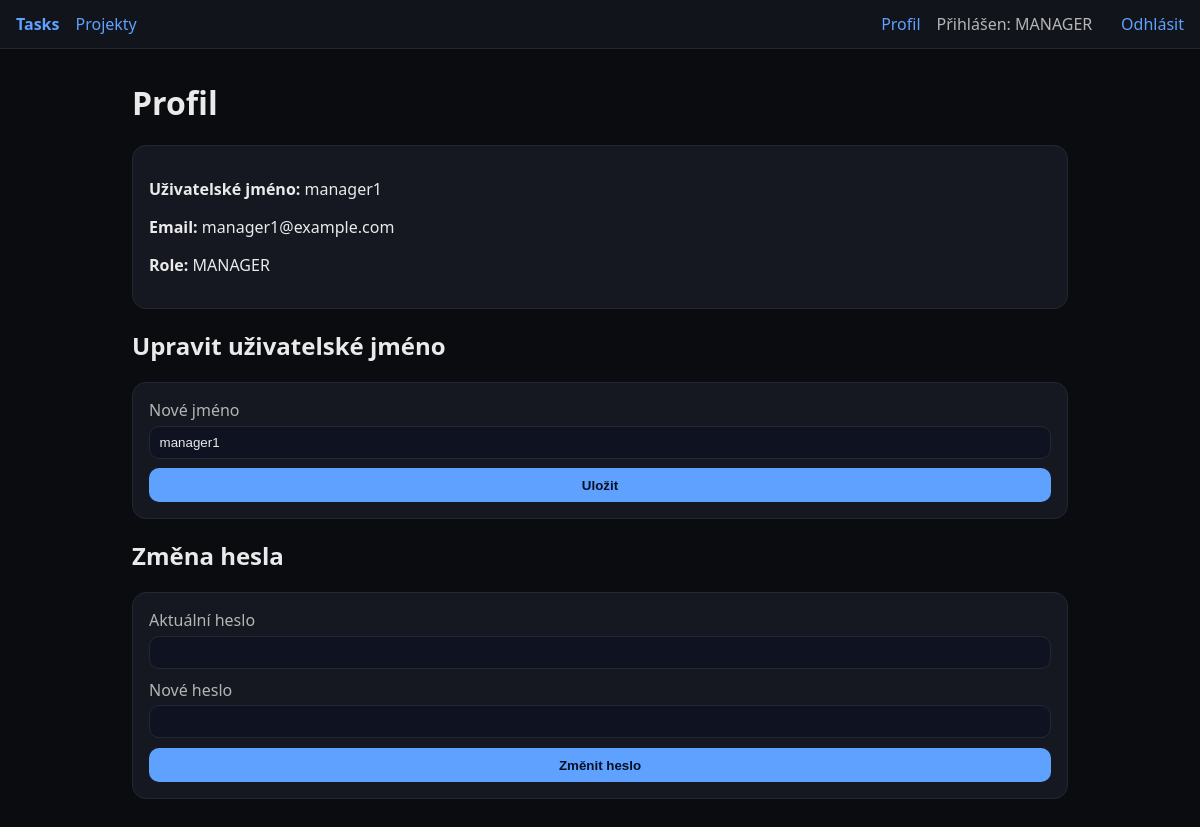
Page /user/profile (signed in) on the committed database.
### app/models.py (models this page shows, shortened)
class Role(Base):
    __tablename__ = "roles"
    role_id: Mapped[int] = mapped_column(Integer, primary_key=True)
    role_name: Mapped[str] = mapped_column(String, unique=True)
    user_links = relationship("UserRole", back_populates="role", cascade="all, delete-orphan")

class User(Base):
    __tablename__ = "users"
    user_id: Mapped[int] = mapped_column(Integer, primary_key=True, index=True)
    email: Mapped[str] = mapped_column(String, unique=True, index=True)
    password_hash: Mapped[str] = mapped_column(String)
    username: Mapped[str] = mapped_column(String, unique=True)
    created_tasks = relationship("Task", back_populates="creator", foreign_keys="Task.created_by", cascade="all, delete-orphan")
    assigned_tasks = relationship("Task", back_populates="assignee", foreign_keys="Task.assigned_to_user_id")
    comments = relationship("Comment", back_populates="author", cascade="all, delete-orphan")
    projects = relationship("Project", back_populates="owner", foreign_keys="Project.created_by", cascade="all, delete-orphan")
    roles = relationship("UserRole", back_populates="user", cascade="all, delete-orphan")
    memberships = relationship("ProjectMember", back_populates="user", cascade="all, delete-orphan")
    member_projects = relationship("Project", secondary="project_members", back_populates="members", viewonly=True)

### app/routers/user.py (the view)
@router.get("/profile", response_class=HTMLResponse)
def profile_form(request: Request, user: User = Depends(current_user)):
    return templates.TemplateResponse("user/profile.html", {"request": request, "user": user})

### templates/user/profile.html (shortened to what this page needs)
{% extends "base.html" %}
{% block content %}
<div class="container mt-4">
    <h1>Profil</h1>
    <div class="card">
        <div class="card-body">
            <p><strong>Uživatelské jméno:</strong> {{ user.username }}</p>
            <p><strong>Email:</strong> {{ user.email }}</p>
            <p><strong>Role:</strong> {{ user.role_names | join(', ') if user.role_names else 'USER' }}</p>
        </div>
    </div>
    <h2>Upravit uživatelské jméno</h2>
    <form method="post" action="/user/profile" class="form">
        <label>Nové jméno <input type="text" name="username" value="{{ user.username }}" required></label>
        <button type="submit">Uložit</button>
    </form>
    <h2>Změna hesla</h2>
    <form method="post" action="/user/password" class="form">
        <label>Aktuální heslo <input type="password" name="old_password" required></label>
        <label>Nové heslo <input type="password" name="new_password" required></label>
        <button type="submit">Změnit heslo</button>
    </form>
</div>
{% endblock %}

### templates/partials/nav.html (shortened to what this page needs)
<nav class="nav">
  <a href="/" class="brand">Tasks</a>
  <a href="/projects">Projekty</a>
  {% set role = request.session.get('role') %}
  {% if request.session.get('user_id') %}
    <a href="/user/profile">Profil</a>
    <span class="muted">Přihlášen: {{ role or 'USER' }}</span>
    <a href="/auth/logout">Odhlásit</a>
  {% else %}
    <a href="/auth/login">Přihlásit</a>
    <a href="/auth/register">Registrovat</a>
  {% endif %}
</nav>

### static/styles.css (style rules this page uses)
:root { --bg:#0b0c10; --card:#151821; --text:#eaeaea; --muted:#b5b5b5; --acc:#5ea1ff; }
* { box-sizing: border-box; }
body { margin:0; font-family: ui-sans-serif, system-ui, -apple-system, Segoe UI, Roboto, Arial; background:var(--bg); color:var(--text); }
a { color: var(--acc); text-decoration: none; }
.container { max-width: 1000px; margin: 2rem auto; padding: 0 1rem; }
.nav { display:flex; gap:1rem; align-items:center; padding: .8rem 1rem; background:#11141b; border-bottom:1px solid #242834; }
.nav .brand { font-weight:700; }
.card { background: var(--card); border:1px solid #242834; border-radius: 14px; padding: 1rem; }
.btn, button { background: var(--acc); color:#041025; border:0; padding:.6rem .9rem; border-radius:10px; cursor:pointer; font-weight:600; }
.form { display:flex; flex-direction: column; gap:.6rem; background: var(--card); border:1px solid #242834; padding:1rem; border-radius:14px; }
label { display:flex; flex-direction: column; gap:.3rem; color: var(--muted); }
input, select, textarea { background:#0f1220; color: var(--text); border:1px solid #242834; border-radius:10px; padding:.5rem .6rem; }
.muted { color:var(--muted); margin-right:.8rem }

### rows in the picture
Role: role_name "MANAGER", role_names "MANAGER"
User: username "manager1", email "manager1@example.com"
